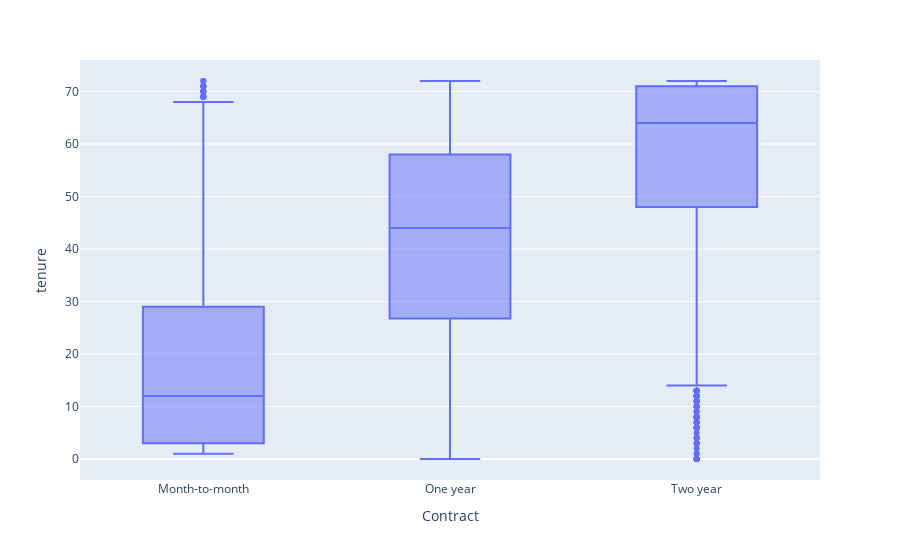

The notebook cell this image was saved under:
### Code cell
import plotly.express as px
fig = px.box(x = 'Contract', y = 'tenure', data_frame = df )
fig.show()

### Figure 1 — Plotly figure (JSON) as saved in the notebook; plotly's stock layout.template omitted (floating-point values rounded to 4 significant figures; data arrays with more than 128 entries replaced by an {"elided": "..."} marker saying what was removed)
{"data": [{"alignmentgroup": "True", "hovertemplate": "Contract=%{x}<br>tenure=%{y}<extra></extra>", "legendgroup": "", "marker": {"color": "#636efa"}, "name": "", "notched": false, "offsetgroup": "", "orientation": "v", "showlegend": false, "type": "box", "x": {"elided": "7043 str values"}, "x0": " ", "xaxis": "x", "y": {"elided": "7043 int values"}, "y0": " ", "yaxis": "y"}], "layout": {"autosize": true, "boxmode": "group", "legend": {"tracegroupgap": 0}, "margin": {"t": 60}, "xaxis": {"anchor": "y", "autorange": true, "domain": [0, 1], "range": [-0.5, 2.5], "title": {"text": "Contract"}, "type": "category"}, "yaxis": {"anchor": "x", "autorange": true, "domain": [0, 1], "range": [-4, 76], "title": {"text": "tenure"}, "type": "linear"}}}
